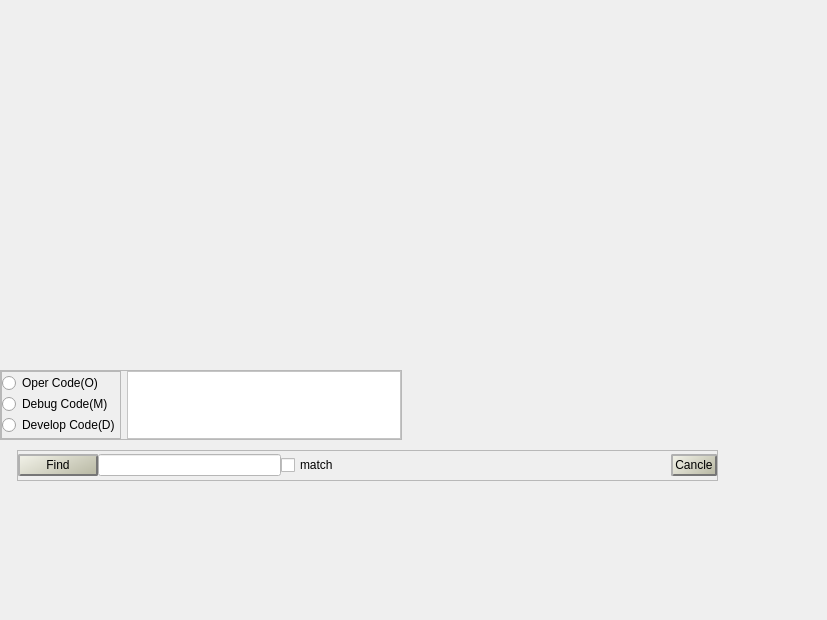
<?xml version="1.0" encoding="UTF-8"?>
<ui version="4.0">
 <class>ParaDialog</class>
 <widget class="QDialog" name="ParaDialog">
  <property name="geometry">
   <rect>
    <x>0</x>
    <y>0</y>
    <width>827</width>
    <height>620</height>
   </rect>
  </property>
  <property name="windowTitle">
   <string>Dialog</string>
  </property>
  <property name="styleSheet">
   <string notr="true">

QPushButton{
	color: rgb(0, 0, 0);
	background-color: qlineargradient(spread:pad, x1:1, y1:0.778, x2:0, y2:0.205, stop:0 rgba(188, 188, 168, 255), stop:1 rgba(238, 238, 228, 255));
	 border: 2px ;
	border-style: outset;
    border-radius: 2px;
	border-color: rgb(118, 118, 118);
	padding:2px;
}
QPushButton::hover{
	color: rgb(0, 0, 0);
	background-color: qlineargradient(spread:pad, x1:0.506, y1:0, x2:0.594, y2:1, stop:0 rgba(172, 242, 255, 255), stop:1 rgba(220, 238, 255, 255));
	 border: 2px solid #8f8f91;
	border-style: outset;
     border-radius: 2px;
	border-color: rgb(118, 118, 118);
	padding:2px;
}
QPushButton::disabled{
	
	color: rgb(100, 100, 100);
	background-color: qlineargradient(spread:pad, x1:1, y1:0.778, x2:0, y2:0.205, stop:0 rgba(188, 188, 188, 205), stop:1 rgba(238, 238, 238, 205));
	 border: 2px solid #8f8f91;
	border-style: outset;
     border-radius: 2px;
	border-color: rgb(150, 150, 150);
	padding:2px;
}
QPushButton::checked{
	background-color: rgb(22, 135, 54);
	color: rgb(255, 255, 255);
	border: 2px ;
    border-style: outset;
    border-radius: 2px;
	border-color: rgb(28, 86, 15);
}</string>
  </property>
  <widget class="QFrame" name="frame_2">
   <property name="geometry">
    <rect>
     <x>0</x>
     <y>370</y>
     <width>402</width>
     <height>70</height>
    </rect>
   </property>
   <property name="maximumSize">
    <size>
     <width>16777215</width>
     <height>70</height>
    </size>
   </property>
   <property name="frameShape">
    <enum>QFrame::StyledPanel</enum>
   </property>
   <property name="frameShadow">
    <enum>QFrame::Raised</enum>
   </property>
   <layout class="QFormLayout" name="formLayout">
    <property name="fieldGrowthPolicy">
     <enum>QFormLayout::AllNonFixedFieldsGrow</enum>
    </property>
    <property name="margin">
     <number>0</number>
    </property>
    <item row="0" column="0">
     <widget class="QFrame" name="frame_3">
      <property name="maximumSize">
       <size>
        <width>16777215</width>
        <height>70</height>
       </size>
      </property>
      <property name="frameShape">
       <enum>QFrame::StyledPanel</enum>
      </property>
      <property name="frameShadow">
       <enum>QFrame::Raised</enum>
      </property>
      <layout class="QVBoxLayout" name="verticalLayout_9">
       <property name="spacing">
        <number>0</number>
       </property>
       <property name="margin">
        <number>0</number>
       </property>
       <item>
        <widget class="QRadioButton" name="ra_operator_code">
         <property name="text">
          <string>Oper Code(O)</string>
         </property>
        </widget>
       </item>
       <item>
        <widget class="QRadioButton" name="ra_debug_code">
         <property name="text">
          <string>Debug Code(M)</string>
         </property>
        </widget>
       </item>
       <item>
        <widget class="QRadioButton" name="ra_develop_code">
         <property name="text">
          <string>Develop Code(D)</string>
         </property>
        </widget>
       </item>
      </layout>
     </widget>
    </item>
    <item row="0" column="1">
     <widget class="QTextBrowser" name="show_details">
      <property name="maximumSize">
       <size>
        <width>16777215</width>
        <height>70</height>
       </size>
      </property>
      <property name="styleSheet">
       <string notr="true">background-color: rgb(255, 255, 255);</string>
      </property>
     </widget>
    </item>
   </layout>
  </widget>
  <widget class="QFrame" name="frame">
   <property name="geometry">
    <rect>
     <x>17</x>
     <y>450</y>
     <width>701</width>
     <height>31</height>
    </rect>
   </property>
   <property name="minimumSize">
    <size>
     <width>0</width>
     <height>30</height>
    </size>
   </property>
   <property name="maximumSize">
    <size>
     <width>16777215</width>
     <height>70</height>
    </size>
   </property>
   <property name="frameShape">
    <enum>QFrame::StyledPanel</enum>
   </property>
   <property name="frameShadow">
    <enum>QFrame::Raised</enum>
   </property>
   <layout class="QHBoxLayout" name="horizontalLayout">
    <property name="spacing">
     <number>0</number>
    </property>
    <property name="margin">
     <number>0</number>
    </property>
    <item>
     <widget class="QPushButton" name="btn_paraFind">
      <property name="minimumSize">
       <size>
        <width>80</width>
        <height>0</height>
       </size>
      </property>
      <property name="text">
       <string>Find</string>
      </property>
      <property name="autoDefault">
       <bool>false</bool>
      </property>
     </widget>
    </item>
    <item>
     <widget class="QLineEdit" name="txt_findkey">
      <property name="minimumSize">
       <size>
        <width>50</width>
        <height>0</height>
       </size>
      </property>
      <property name="focusPolicy">
       <enum>Qt::ClickFocus</enum>
      </property>
      <property name="styleSheet">
       <string notr="true">background-color: rgb(255, 255, 255);</string>
      </property>
     </widget>
    </item>
    <item>
     <widget class="QCheckBox" name="ck_match">
      <property name="text">
       <string>match</string>
      </property>
     </widget>
    </item>
    <item>
     <widget class="QLabel" name="lb_findresult">
      <property name="minimumSize">
       <size>
        <width>150</width>
        <height>0</height>
       </size>
      </property>
      <property name="text">
       <string/>
      </property>
     </widget>
    </item>
    <item>
     <spacer name="horizontalSpacer">
      <property name="orientation">
       <enum>Qt::Horizontal</enum>
      </property>
      <property name="sizeHint" stdset="0">
       <size>
        <width>40</width>
        <height>20</height>
       </size>
      </property>
     </spacer>
    </item>
    <item>
     <widget class="QPushButton" name="btn_cancle">
      <property name="text">
       <string>Cancle</string>
      </property>
      <property name="shortcut">
       <string>Esc</string>
      </property>
     </widget>
    </item>
   </layout>
  </widget>
 </widget>
 <resources/>
 <connections/>
</ui>
